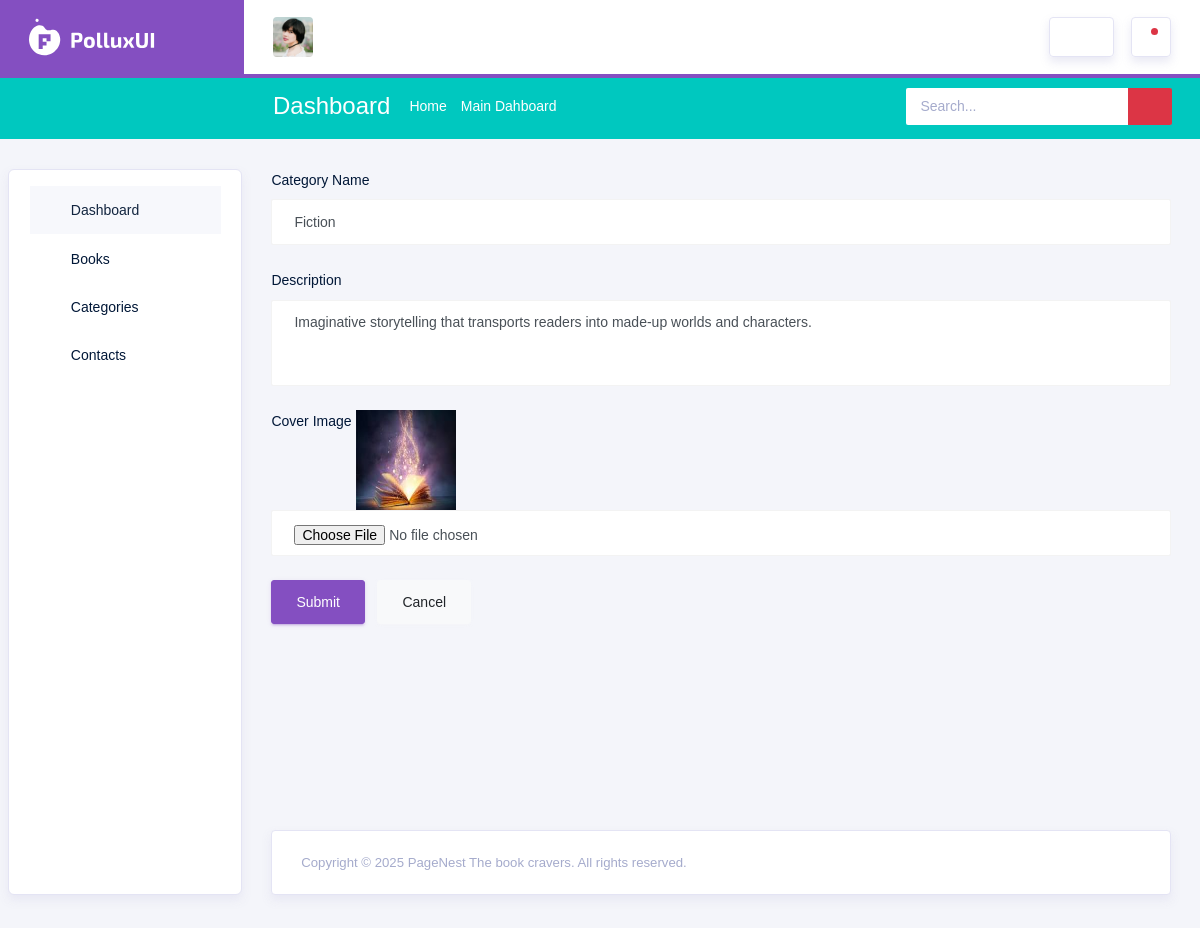
Page /PageNest_Admin/Edit_Category/5/ on the committed database.
### Adminapp/models.py (models this page shows)
class Category(models.Model):
    Category_name=models.CharField(max_length=40,null=True,blank=True)
    Description=models.TextField(null=True,blank=True)
    Cover_img=models.ImageField(upload_to="category",null=True,blank=True)

### Adminapp/views.py (the view)
# urls.py: path('Edit_Category/<int:category_id>/', views.edit_category, name='edit_category'),
def edit_category(request,category_id):
    category=Category.objects.get(id=category_id)
    return render(request, "Edit_category.html",{'category':category})

### Adminapp/templates/Edit_category.html (shortened to what this page needs)
<!DOCTYPE html>
{% extends 'index.html' %}
{% block content %}
<html lang="en">
<head>
</head>
<body>
<form class="forms-sample" action="{% url 'update_category' c_id=category.id %}" method="POST" enctype="multipart/form-data">
                    <div class="form-group">
                      <label for="exampleInputName1">Category Name</label>
                      <input type="text" value="{{category.Category_name}}" name="Category_name" class="form-control" id="exampleInputName1" placeholder="Name">
                    </div>
                    <div class="form-group">
                      <label for="exampleTextarea1">Description</label>
                      <textarea class="form-control" name="description" id="exampleTextarea1" rows="4">{{category.Description}}</textarea>
                    </div>
                    <div class="form-group">
                    <label for="cover_image">Cover Image</label>
                        <img src="{{category.Cover_img.url}}" width="100px" height="100px">
                    <input type="file" class="form-control" id="cover_image" name="cover_image" >
                  </div>
                    <button type="submit" class="btn btn-primary mr-2">Submit</button>
                    <button class="btn btn-light">Cancel</button>
                  </form>
</body>
</html>
{% endblock %}

### rows in the picture
Category: Category_name "Fiction", description "Imaginative storytelling that transports readers into made-up worlds and characters.", Cover_img (picture)
